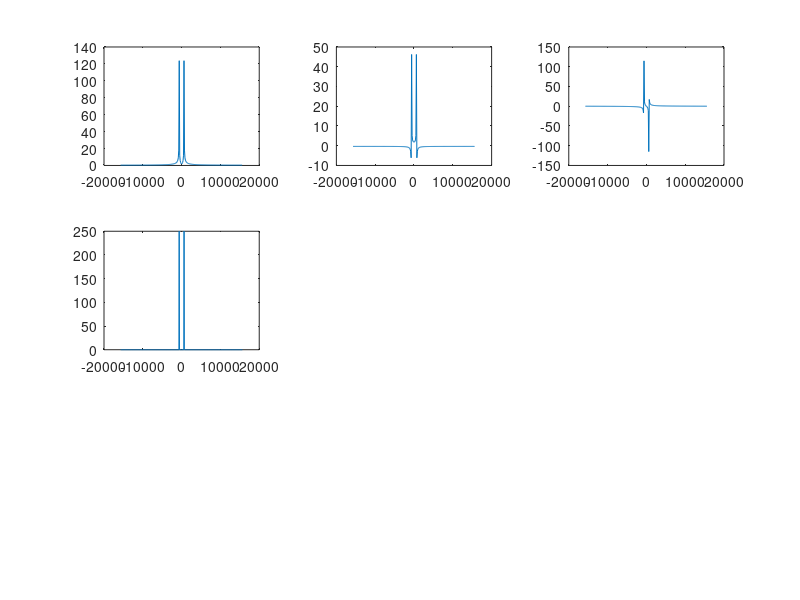

Here is the MATLAB script that generated this plot: (Note: this script raises an error after producing the figure.)
clear all; clc;
N = [256,500,2048];
n = 0:1:500;
fs = 5000;

ws = 2*pi*fs

x1 = sin(2*pi*n/50);
x2 = cos(2*pi*n/50);



figure(1)

index_graph =1:7;

for i=1:length(N)
    ejex = [-ws/2:ws/N(i):ws/2-1];
    X1 = fftshift(fft(x1,N(i)));
    
   
    %Magnitud
    mag1 = abs(X1);
    
    %real
    rX1 = real(X1);
    
    %imag
    iX1 = imag(X1);
    

    if i==1
       
        subplot(3,3,i);
        plot(ejex,mag1);
    
        subplot(3,3,i+1);
        plot(ejex,rX1);

        subplot(3,3,i+2);
        plot(ejex,iX1)
        

    end
    
    if i== 2
        subplot(3,3,i*2);
        plot(ejex,mag1);
        title("Magnitud de FFT de x1 con N =" + num2str(N(i))+ " entre [-\pi,\pi]")
        ylim([-50,200])
        
        subplot(3,3, i*2+1);
        plot(ejex,rX1);
        title("Parte Real  FFT de x1 con N =" + num2str(N(i))+ " entre [\pi,\pi]")
        ylim([-50,200])
        
        subplot(3,3,i*2+2);
        plot(ejex,iX1)
        title("Parte Imaginaria  FFT de x1 con N =" + num2str(N(i))+ " entre [\pi,\pi]")
        ylim([-50,200])
   
    end
   
   if i== 3
        subplot(3,3,i*3-2);
        plot(ejex,mag1);
        title("Magnitud de FFT de x1 con N =" + num2str(N(i))+ " entre [-\pi,\pi]")
        ylim([-50,200])
        
        subplot(3,3,i*3-1);
        plot(ejex,rX1);
        title("Parte Real  FFT de x1 con N =" + num2str(N(i))+ " entre [\pi,\pi]")
        ylim([-50,200])

        subplot(3,3,i*3);
        plot(ejex,iX1)
        title("Parte Imaginaria  FFT de x1 con N =" + num2str(N(i))+ " entre [\pi,\pi]")
        ylim([-50,200])
     
    end
    
    
end

figure(2)
%%
for i=1:length(N)
    ejex = [-ws/2:ws/N(i):ws/2-1];
 
    X2 = fftshift(fft(x2,N(i)));
       
    %Magnitud
    mag2 = abs(X2);
    
    %real
    rX2 = real(X2);
    
    %imag
    iX2 = imag(X2);
    
        if i==1
       
        subplot(3,3,i);
        plot(ejex,mag2);
        title("Magnitud de FFT de x1 con N =" + num2str(N(i))+ " entre [-\pi,\pi]")
        ylim([-50,200])
    
        subplot(3,3,i+1);
        plot(ejex,rX2);
        title("Parte Real  FFT de x1 con N =" + num2str(N(i))+ " entre [\pi,\pi]")
        ylim([-50,200])

        subplot(3,3,i+2);
        plot(ejex,iX2)
        title("Parte Imaginaria  FFT de x1 con N =" + num2str(N(i))+ " entre [\pi,\pi]")
        ylim([-50,200])
        

    end
    
    if i== 2
        subplot(3,3,i*2);
        plot(ejex,mag2);
        title("Magnitud de FFT de x1 con N =" + num2str(N(i))+ " entre [-\pi,\pi]")
        ylim([-50,200])
    
        subplot(3,3, i*2+1);
        plot(ejex,rX2);
        title("Parte Real  FFT de x1 con N =" + num2str(N(i))+ " entre [\pi,\pi]")
        ylim([-50,200])

        subplot(3,3,i*2+2);
        plot(ejex,iX2)
        title("Parte Imaginaria  FFT de x1 con N =" + num2str(N(i))+ " entre [\pi,\pi]")
        ylim([-50,200])
   
    end
   
   if i== 3
        subplot(3,3,i*3-2);
        plot(ejex,mag2);
        title("Magnitud de FFT de x1 con N =" + num2str(N(i))+ " entre [-\pi,\pi]")
        ylim([-50,200])
    
        subplot(3,3,i*3-1);
        plot(ejex,rX2);
        title("Parte Real  FFT de x1 con N =" + num2str(N(i))+ " entre [\pi,\pi]")
        ylim([-50,200])

        subplot(3,3,i*3);
        plot(ejex,iX2)
        title("Parte Imaginaria  FFT de x1 con N =" + num2str(N(i))+ " entre [\pi,\pi]")
        ylim([-50,200])
        
    end
    
end